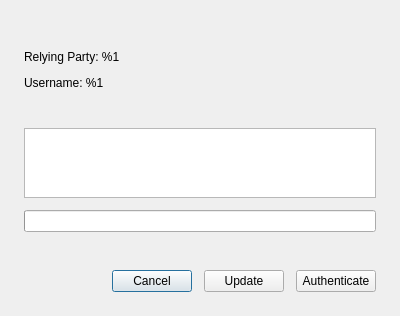
<?xml version="1.0" encoding="UTF-8"?>
<ui version="4.0">
 <class>BrowserPasskeysConfirmationDialog</class>
 <widget class="QDialog" name="BrowserPasskeysConfirmationDialog">
  <property name="geometry">
   <rect>
    <x>0</x>
    <y>0</y>
    <width>400</width>
    <height>274</height>
   </rect>
  </property>
  <property name="sizePolicy">
   <sizepolicy hsizetype="MinimumExpanding" vsizetype="Preferred">
    <horstretch>0</horstretch>
    <verstretch>0</verstretch>
   </sizepolicy>
  </property>
  <property name="windowTitle">
   <string>KeePassXC - Passkey credentials</string>
  </property>
  <layout class="QVBoxLayout" name="verticalLayout">
   <property name="spacing">
    <number>12</number>
   </property>
   <property name="leftMargin">
    <number>24</number>
   </property>
   <property name="topMargin">
    <number>24</number>
   </property>
   <property name="rightMargin">
    <number>24</number>
   </property>
   <property name="bottomMargin">
    <number>24</number>
   </property>
   <item>
    <layout class="QVBoxLayout" name="verticalLayout_2">
     <item>
      <widget class="QLabel" name="firstLabel">
       <property name="alignment">
        <set>Qt::AlignLeading|Qt::AlignLeft|Qt::AlignTop</set>
       </property>
      </widget>
     </item>
     <item>
      <widget class="QLabel" name="relyingPartyLabel">
       <property name="text">
        <string>Relying Party: %1</string>
       </property>
       <property name="textFormat">
        <enum>Qt::PlainText</enum>
       </property>
       <property name="alignment">
        <set>Qt::AlignLeading|Qt::AlignLeft|Qt::AlignVCenter</set>
       </property>
      </widget>
     </item>
     <item>
      <widget class="QLabel" name="usernameLabel">
       <property name="text">
        <string>Username: %1</string>
       </property>
       <property name="textFormat">
        <enum>Qt::PlainText</enum>
       </property>
       <property name="alignment">
        <set>Qt::AlignLeading|Qt::AlignLeft|Qt::AlignVCenter</set>
       </property>
      </widget>
     </item>
     <item>
      <widget class="QLabel" name="secondLabel">
       <property name="alignment">
        <set>Qt::AlignLeading|Qt::AlignLeft|Qt::AlignTop</set>
       </property>
      </widget>
     </item>
    </layout>
   </item>
   <item>
    <widget class="QTableWidget" name="credentialsTable">
     <property name="sizePolicy">
      <sizepolicy hsizetype="Expanding" vsizetype="Expanding">
       <horstretch>0</horstretch>
       <verstretch>0</verstretch>
      </sizepolicy>
     </property>
     <property name="editTriggers">
      <set>QAbstractItemView::NoEditTriggers</set>
     </property>
     <property name="showDropIndicator" stdset="0">
      <bool>false</bool>
     </property>
     <property name="selectionMode">
      <enum>QAbstractItemView::SingleSelection</enum>
     </property>
     <property name="cornerButtonEnabled">
      <bool>false</bool>
     </property>
     <attribute name="horizontalHeaderVisible">
      <bool>false</bool>
     </attribute>
     <attribute name="verticalHeaderVisible">
      <bool>false</bool>
     </attribute>
    </widget>
   </item>
   <item>
    <widget class="QProgressBar" name="progressBar">
     <property name="value">
      <number>0</number>
     </property>
     <property name="textVisible">
      <bool>false</bool>
     </property>
    </widget>
   </item>
   <item>
    <widget class="QLabel" name="timeoutLabel"/>
   </item>
   <item>
    <layout class="QHBoxLayout" name="horizontalLayout">
     <item>
      <spacer name="horizontalSpacer">
       <property name="orientation">
        <enum>Qt::Horizontal</enum>
       </property>
       <property name="sizeHint" stdset="0">
        <size>
         <width>40</width>
         <height>20</height>
        </size>
       </property>
      </spacer>
     </item>
     <item>
      <widget class="Material::TextButton" name="cancelButton">
       <property name="symbol">
        <string notr="true">close</string>
       </property>
       <property name="text">
        <string>Cancel</string>
       </property>
       <property name="default">
        <bool>true</bool>
       </property>
      </widget>
     </item>
     <item>
      <widget class="Material::TonalButton" name="updateButton">
       <property name="symbol">
        <string notr="true">refresh</string>
       </property>
       <property name="text">
        <string>Update</string>
       </property>
      </widget>
     </item>
     <item>
      <widget class="Material::FilledButton" name="confirmButton">
       <property name="symbol">
        <string notr="true">check</string>
       </property>
       <property name="text">
        <string>Authenticate</string>
       </property>
      </widget>
     </item>
    </layout>
   </item>
  </layout>
 </widget>
 <customwidgets>
  <customwidget>
   <class>Material::TextButton</class>
   <extends>QPushButton</extends>
   <header>gui/material/MaterialButtons.h</header>
  </customwidget>
  <customwidget>
   <class>Material::TonalButton</class>
   <extends>QPushButton</extends>
   <header>gui/material/MaterialButtons.h</header>
  </customwidget>
  <customwidget>
   <class>Material::FilledButton</class>
   <extends>QPushButton</extends>
   <header>gui/material/MaterialButtons.h</header>
  </customwidget>
 </customwidgets>
 <resources/>
 <connections/>
</ui>
